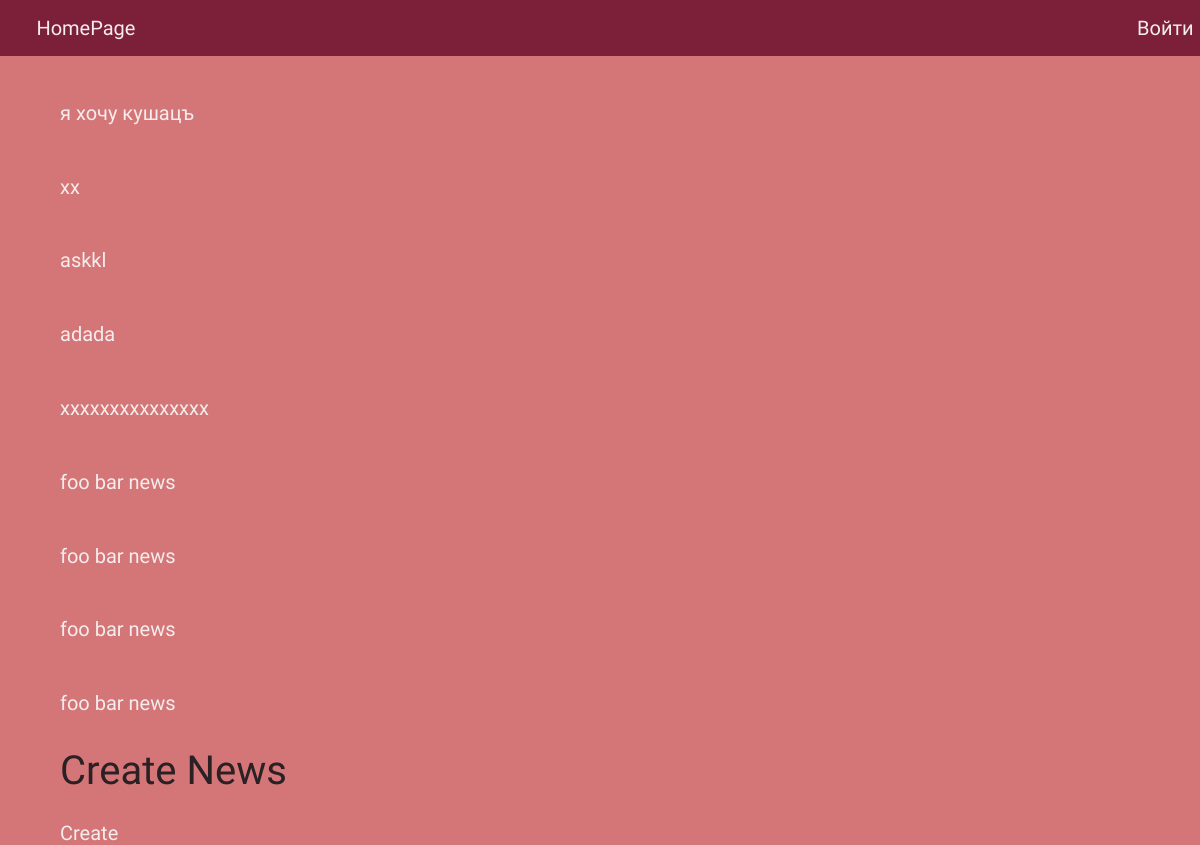
The page / on the database its author committed.
### news/models.py (models this page shows, shortened)
class News(models.Model):
    author = models.ForeignKey(User, null=True, on_delete=models.SET_NULL)
    article = models.CharField(max_length=100)
    body = models.TextField(blank=True, null=True)
    commentary = models.ManyToManyField(Commentaries)

### news/views.py (the view)
# urls.py: path('', index, name='index'),
def index(request, *args, **kwargs):
    qs = News.objects.all()
    context = {'news_list': qs}
    return render(request, 'index.html', context)

### templates/index.html (shortened to what this page needs)
{% extends "base.html" %}
{% block content %}
{% for news in news_list %}
    <h1>
        <a href="id/{{ news.id }}">{{ news.article }}</a>
    </h1>
{% endfor %}
<h1 style="margin-left: 60px;">Create News</h1>
<a href="news/create" style="margin-left: 60px;">Create</a>
{% endblock %}

### templates/base.html (style rules this page uses)
body { margin: 0; padding: 0; height: 100vh; background: #d47677; }
a { color: #f5eded; font-family: 'Akaya Telivigala', cursive; font-size: 20px; margin-left: 30px; text-decoration: none; }
h1 { color: #2b2024; font-weight: 500; font-size: 2.5em; font-family: 'Shippori Mincho B1', serif; margin-left: 30px; }

### rows shown on the page
News: article "я хочу кушацъ"
News: article "xx"
News: article "askkl"
News: article "adada"
News: article "xxxxxxxxxxxxxxx"
News: article "foo bar news"
News: article "foo bar news"
News: article "foo bar news"
News: article "foo bar news"
